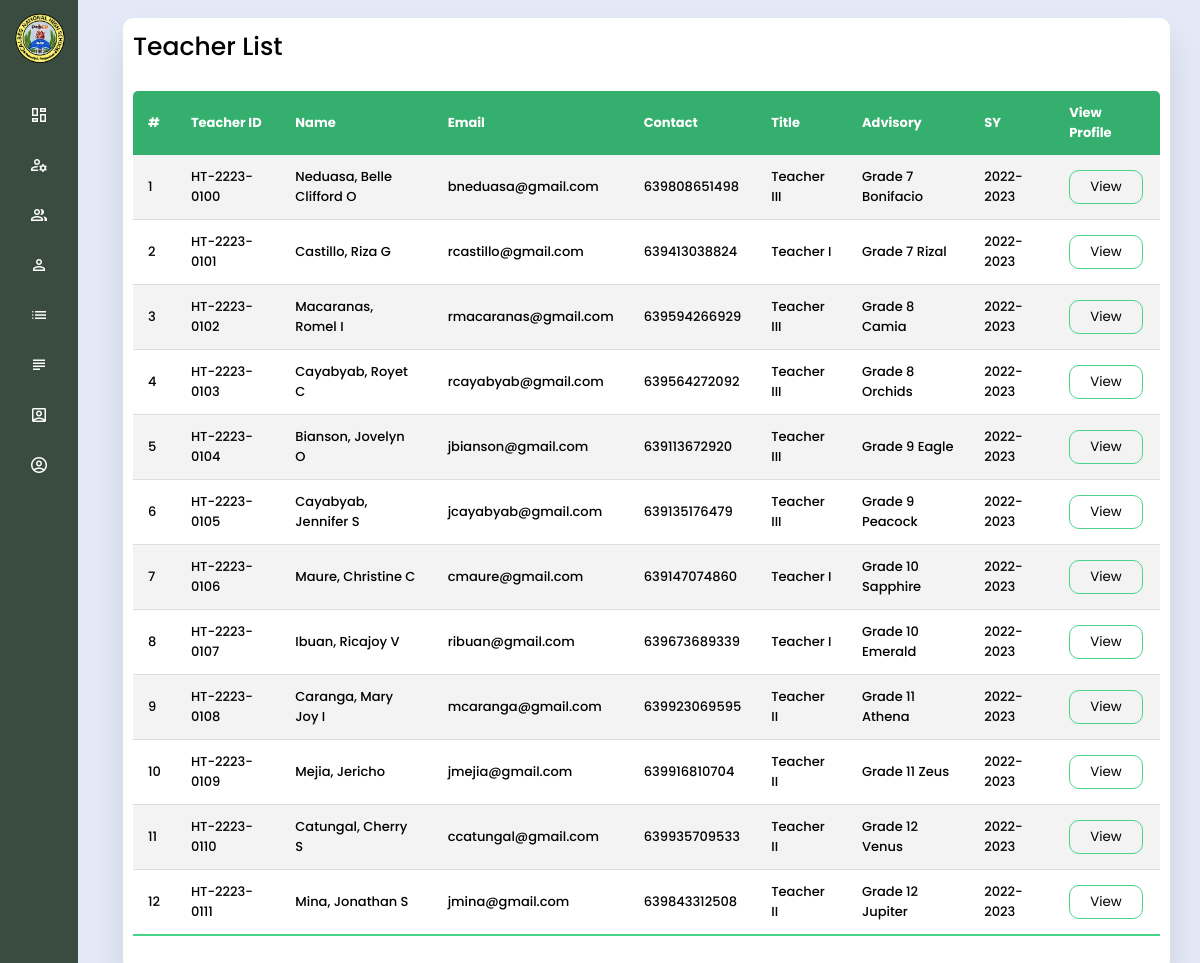
The app's page /superAdmin/viewFaculty.php with its own data.
### tables this page shows
CREATE TABLE `tblteacher` (
  `id` int(11) NOT NULL,
  `teacherid` varchar(20) NOT NULL,
  `prefix` varchar(255) NOT NULL,
  `name` varchar(20) NOT NULL,
  `mname` varchar(20) NOT NULL,
  `lname` varchar(20) NOT NULL,
  `extname` varchar(255) NOT NULL,
  `address` varchar(255) NOT NULL,
  `religion` varchar(255) NOT NULL,
  `gender` varchar(255) NOT NULL,
  `age` varchar(255) NOT NULL,
  `contact` varchar(255) NOT NULL,
  `nationality` varchar(255) NOT NULL,
  `cstatus` varchar(255) NOT NULL,
  `bdate` varchar(255) NOT NULL,
  `email` varchar(255) NOT NULL,
  `title` varchar(200) NOT NULL,
  `advisory` varchar(50) NOT NULL,
  `sy` varchar(15) NOT NULL
);

### superAdmin/all/allTeachers.php (the view, shortened to what this page needs)
<?php
$sname = "localhost";
$uname = "root";
$password = "";
$db_name = "database";
$conn = mysqli_connect($sname,
    $uname, $password, $db_name);
?>
<section class="historyLog">
    <div class="history-list">
        <div id="navlist">
            <span class="allTeacher">Teacher List</span>
        </div>
        <table class="table">
                <thead>
                    <tr>
                        <th>#</th>
                        <th>Teacher ID</th>
                        <th>Name</th>
                        <th>Email</th>
                        <th>Contact</th>
                        <th>Title</th>
                        <th>Advisory</th>
                        <th>SY</th>
                        <th>View Profile</th>
                    </tr>
                </thead>
                <tbody>
                    <?php
                        $ret=mysqli_query($conn,"SELECT * from tblteacher");
                        $cnt=1;
                        while ($row=mysqli_fetch_array($ret)) {
                    ?>
                    <tr>
                        <td data-label="#"><?php echo $cnt;?></td>
                        <td data-label="Teacher ID"><?php  echo $row['teacherid'];?></td>
                        <td data-label="Name" class=""><?php  echo $row['lname'],', '; echo $row['name'],' ';echo $row['mname'],' ';echo $row['extname']?></td>
                        <td data-label="Email"><?php  echo $row['email'];?></td>
                        <td data-label="Contact"><?php  echo $row['contact'];?></td>
                        <td data-label="Title"><?php  echo $row['title'];?></td>
                        <td data-label="Advisory"><?php  echo $row['advisory'];?></td>
                        <td data-label="SY"><?php  echo $row['sy'];?></td>
                        <form action="../superAdmin/updateteacher.php" method="POST">
                            <td data-label="Details"><button type="submit" name="view" >View</button></td>
                        </form>
                    </tr>
                    <?php
                    $cnt=$cnt+1;
                    }?>
            </tbody>
        </table>
    </div>
</section>

### assets/css/navContainer.css (style rules this page uses)
* { margin: 0; padding: 0; box-sizing: border-box; font-family: 'Poppins', sans-serif; }
body { background: #E4E9F7; }
.allTeacher { font-size: 25px; }

### assets/css/style3.css (style rules this page uses)
.historyLog { padding: 0 30px; }
.history-list { width: 100%; padding: 10px; margin-top: 10px; background: #fff; border-radius: 10px; overflow-x: auto; box-shadow: 0 20px 35px rgba(0, 0, 0, 0.1); }
.table { border-collapse: collapse; margin: 25px 0; font-size: 15px; min-width: 100%; overflow: hidden; border-radius: 5px 5px 0 0; }
table thead tr { color: #fff; background: #34AF6D; text-align: left; font-weight: bold; font-size: small; width: 100%; }
.table th, .table td { padding: 12px 15px; }
.table tbody tr { border-bottom: 1px solid #ddd; font-size: small; }
.table tbody tr:nth-of-type(odd) { background: #f3f3f3; }
.table tbody tr:last-of-type { border-bottom: 2px solid #4AD489; }
.table button { padding: 6px 20px; border-radius: 10px; cursor: pointer; background: transparent; border: 1px solid #4AD489; }

### records on screen
tblteacher: teacherid "HT-2223-0100", lname "Neduasa", name "Belle Clifford", mname "O", email "bneduasa@gmail.com", contact "639808651498", title "Teacher III", advisory "Grade 7 Bonifacio", sy "2022-2023"
tblteacher: teacherid "HT-2223-0101", lname "Castillo", name "Riza", mname "G", email "rcastillo@gmail.com", contact "639413038824", title "Teacher I", advisory "Grade 7 Rizal", sy "2022-2023"
tblteacher: teacherid "HT-2223-0102", lname "Macaranas", name "Romel", mname "I", email "rmacaranas@gmail.com", contact "639594266929", title "Teacher III", advisory "Grade 8 Camia", sy "2022-2023"
tblteacher: teacherid "HT-2223-0103", lname "Cayabyab", name "Royet", mname "C", email "rcayabyab@gmail.com", contact "639564272092", title "Teacher III", advisory "Grade 8 Orchids", sy "2022-2023"
tblteacher: teacherid "HT-2223-0104", lname "Bianson", name "Jovelyn", mname "O", email "jbianson@gmail.com", contact "639113672920", title "Teacher III", advisory "Grade 9 Eagle", sy "2022-2023"
tblteacher: teacherid "HT-2223-0105", lname "Cayabyab", name "Jennifer", mname "S", email "jcayabyab@gmail.com", contact "639135176479", title "Teacher III", advisory "Grade 9 Peacock", sy "2022-2023"
tblteacher: teacherid "HT-2223-0106", lname "Maure", name "Christine", mname "C", email "cmaure@gmail.com", contact "639147074860", title "Teacher I", advisory "Grade 10 Sapphire", sy "2022-2023"
tblteacher: teacherid "HT-2223-0107", lname "Ibuan", name "Ricajoy", mname "V", email "ribuan@gmail.com", contact "639673689339", title "Teacher I", advisory "Grade 10 Emerald", sy "2022-2023"
tblteacher: teacherid "HT-2223-0108", lname "Caranga", name "Mary Joy", mname "I", email "mcaranga@gmail.com", contact "639923069595", title "Teacher II", advisory "Grade 11 Athena", sy "2022-2023"
tblteacher: teacherid "HT-2223-0109", lname "Mejia", name "Jericho", email "jmejia@gmail.com", contact "639916810704", title "Teacher II", advisory "Grade 11 Zeus", sy "2022-2023"
tblteacher: teacherid "HT-2223-0110", lname "Catungal", name "Cherry", mname "S", email "ccatungal@gmail.com", contact "639935709533", title "Teacher II", advisory "Grade 12 Venus", sy "2022-2023"
tblteacher: teacherid "HT-2223-0111", lname "Mina", name "Jonathan", mname "S", email "jmina@gmail.com", contact "639843312508", title "Teacher II", advisory "Grade 12 Jupiter", sy "2022-2023"
